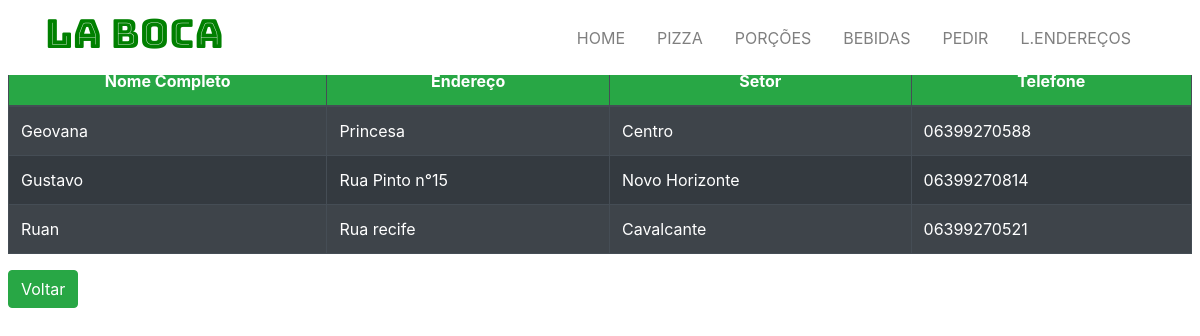
The app's page /verpedido.php with its own data.
### tables this page shows
CREATE TABLE `cliente` (
  `id` int(11) NOT NULL,
  `nomecompleto` varchar(30) NOT NULL,
  `endereco` varchar(100) NOT NULL,
  `setor` varchar(30) NOT NULL,
  `telefone` varchar(11) DEFAULT NULL,
  `tamanho_id` int(11) NOT NULL,
  `pizza_id` int(50) NOT NULL
);

### verpedido.php (the view, shortened to what this page needs)
<!DOCTYPE html>
<html lang="ptbr">
<head>
    <link rel="stylesheet" href="vendor/bootstrap/css/bootstrap.css">
    <link rel="stylesheet" href="assets/css/verpedido.css">
    <link rel="stylesheet" href="assets/css/all.css">
</head>
<body>
<nav class="navbar navbar-expand-lg navbar-light fixed-top" id="mainNav">
    <div class="container">
    <section id="cebola">
            <h1>La Boca</h1>
    </section>
      <div class="collapse navbar-collapse" id="navbarResponsive">
        <ul class="navbar-nav text-uppercase ml-auto">
          <li class="nav-item">
              <a class="nav-link js-scroll-trigger" href="index.php">Home</a>
            </li>
          <li class="nav-item">
              <a class="nav-link js-scroll-trigger" href="Pizza.php">Pizza</a>
            </li>
          <li class="nav-item">
              <a class="nav-link js-scroll-trigger" href="Por%C3%A7%C3%B5es.php">Porções</a>
            </li>
          <li class="nav-item">
              <a class="nav-link js-scroll-trigger" href="Bebidas.php">Bebidas</a>
            </li>
          <li class="nav-item">
              <a class="nav-link js-scroll-trigger" href="pedido.php">Pedir</a>
            </li>
         <li class="nav-item">
              <a class="nav-link js-scroll-trigger" href="verpedido.php">L.Endereços</a>
            </li>
        </ul>
      </div>
    </div>
  </nav>
<section class="rounded">
        <h1 id="h1" >Lista de Endereços</h1>
    </section>
    <div class="table-responsive rounded">
    <table class="table table-striped table-bordered table-dark rounded">
        <thead class="thead-dark" id="title">
            <th class="bg-success">Nome Completo</th>
            <th class="bg-success">Endereço</th>
            <th class="bg-success">Setor</th>
            <th class="bg-success">Telefone</th>
        </thead>
<?php
    try {
        require('conexao.php');
        $consulta = $pdo->prepare("SELECT * FROM cliente");
        $consulta->execute();
        $cliente = $consulta->fetchAll();
        foreach($cliente as $cliente) {
            echo "<tr>
                    <td>{$cliente["nomecompleto"]}</td>
                    <td>{$cliente["endereco"]}</td>
                    <td>{$cliente["setor"]}</td>
                    <td>{$cliente["telefone"]}</td>
                </tr>";
        }
    } catch(Exception $e) {
        die("Erro de banco de dados: " . $e->getMessage());
    }
?>
        </table>
    </div>
    <div id="butom">
    <a class="btn btn-success" href="index.php" role="button">Voltar</a>
    </div>
</body>
</html>

### assets/css/verpedido.css (style rules this page uses)
#mainNav { background-color: white; text-align: center; }
@media (min-width: 992px) { #mainNav .navbar-nav .nav-item .nav-link { padding: 1.1em 1em !important; } }
#cebola { width: 80%; text-align: center; }
#cebola { width: 65%; text-align: center; }
#cebola { font-family: 'BungeeInline Regular'; color: green; font-size:2.5em; transition: color 2.0s; transition: font-size 2.0s; text-align: center; display: flex; }
div { color:white; text-align: left; padding: 0 0.5em; }
section { text-align: center; }
#title { text-align: center; }
#butom { padding:0 0.5em; }

### records on screen
cliente: nomecompleto "Geovana", endereco "Princesa", setor "Centro", telefone "06399270588"
cliente: nomecompleto "Gustavo", endereco "Rua Pinto n°15", setor "Novo Horizonte", telefone "06399270814"
cliente: nomecompleto "Ruan", endereco "Rua recife", setor "Cavalcante", telefone "06399270521"
